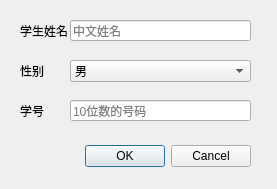
<?xml version="1.0" encoding="UTF-8"?>
<ui version="4.0">
 <class>addStudentDialog</class>
 <widget class="QDialog" name="addStudentDialog">
  <property name="geometry">
   <rect>
    <x>0</x>
    <y>0</y>
    <width>277</width>
    <height>189</height>
   </rect>
  </property>
  <property name="windowTitle">
   <string>新增学生</string>
  </property>
  <widget class="QDialogButtonBox" name="buttonBox">
   <property name="geometry">
    <rect>
     <x>20</x>
     <y>140</y>
     <width>231</width>
     <height>32</height>
    </rect>
   </property>
   <property name="orientation">
    <enum>Qt::Horizontal</enum>
   </property>
   <property name="standardButtons">
    <set>QDialogButtonBox::Cancel|QDialogButtonBox::Ok</set>
   </property>
  </widget>
  <widget class="QLabel" name="studenName">
   <property name="geometry">
    <rect>
     <x>20</x>
     <y>20</y>
     <width>47</width>
     <height>21</height>
    </rect>
   </property>
   <property name="text">
    <string>学生姓名</string>
   </property>
  </widget>
  <widget class="QLineEdit" name="studentNameBox">
   <property name="geometry">
    <rect>
     <x>70</x>
     <y>20</y>
     <width>181</width>
     <height>21</height>
    </rect>
   </property>
   <property name="placeholderText">
    <string>中文姓名</string>
   </property>
  </widget>
  <widget class="QLabel" name="label_2">
   <property name="geometry">
    <rect>
     <x>20</x>
     <y>60</y>
     <width>47</width>
     <height>21</height>
    </rect>
   </property>
   <property name="text">
    <string>性别</string>
   </property>
  </widget>
  <widget class="QComboBox" name="genderBox">
   <property name="geometry">
    <rect>
     <x>70</x>
     <y>60</y>
     <width>181</width>
     <height>22</height>
    </rect>
   </property>
   <item>
    <property name="text">
     <string>男</string>
    </property>
   </item>
   <item>
    <property name="text">
     <string>女</string>
    </property>
   </item>
   <item>
    <property name="text">
     <string>其他</string>
    </property>
   </item>
  </widget>
  <widget class="QLabel" name="label_3">
   <property name="geometry">
    <rect>
     <x>20</x>
     <y>100</y>
     <width>47</width>
     <height>21</height>
    </rect>
   </property>
   <property name="text">
    <string>学号</string>
   </property>
  </widget>
  <widget class="QLineEdit" name="idTextBox">
   <property name="geometry">
    <rect>
     <x>70</x>
     <y>100</y>
     <width>181</width>
     <height>21</height>
    </rect>
   </property>
   <property name="text">
    <string/>
   </property>
   <property name="placeholderText">
    <string>10位数的号码</string>
   </property>
  </widget>
 </widget>
 <resources/>
 <connections>
  <connection>
   <sender>buttonBox</sender>
   <signal>accepted()</signal>
   <receiver>addStudentDialog</receiver>
   <slot>accept()</slot>
   <hints>
    <hint type="sourcelabel">
     <x>248</x>
     <y>254</y>
    </hint>
    <hint type="destinationlabel">
     <x>157</x>
     <y>274</y>
    </hint>
   </hints>
  </connection>
  <connection>
   <sender>buttonBox</sender>
   <signal>rejected()</signal>
   <receiver>addStudentDialog</receiver>
   <slot>reject()</slot>
   <hints>
    <hint type="sourcelabel">
     <x>316</x>
     <y>260</y>
    </hint>
    <hint type="destinationlabel">
     <x>286</x>
     <y>274</y>
    </hint>
   </hints>
  </connection>
 </connections>
</ui>
